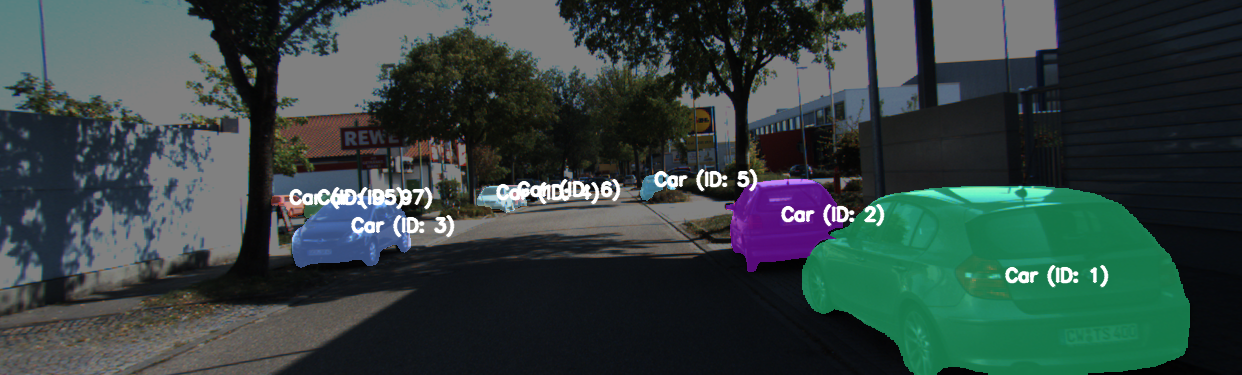
#> input picture DEMO/MOTS_sequence_demo/0001_MOTS_combined/000006.png, 1242 x 375 px; its folder holds 4 pictures in this run
$ python Combine_MOTS_video.py
#> lines starting #> are read from the running program, lines starting #| are printed output that depends on the picture
from PIL import Image
import os

# Define the image folder and output GIF path
image_folder = 'MOTS_sequence_demo/0001_MOTS_combined'
gif_path = 'MOTS_sequence_demo/0001_MOTS_combined/labeled_sequence.gif'

# Get list of images and sort them in order
images = sorted([img for img in os.listdir(image_folder) if img.endswith(".png")])

# Load images into a list
frames = [Image.open(os.path.join(image_folder, image)) for image in images]
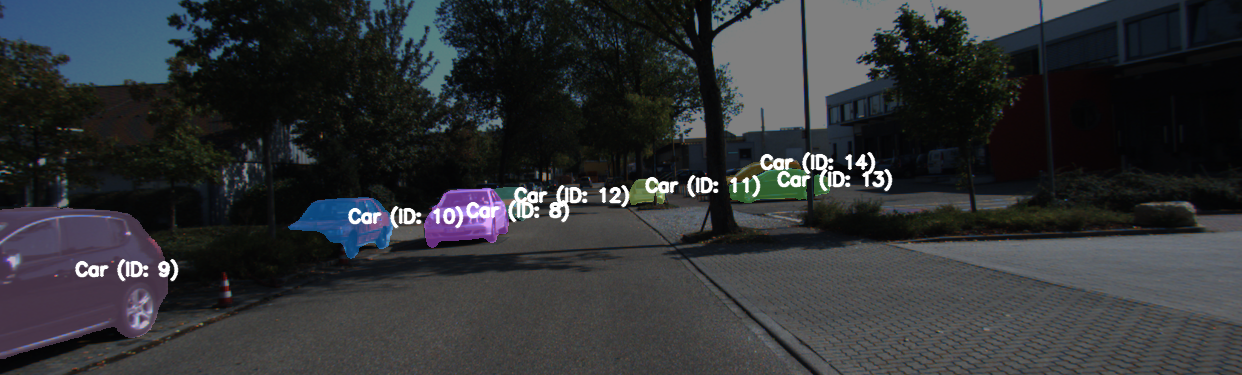
#> input picture DEMO/MOTS_sequence_demo/0001_MOTS_combined/000054.png, 1242 x 375 px
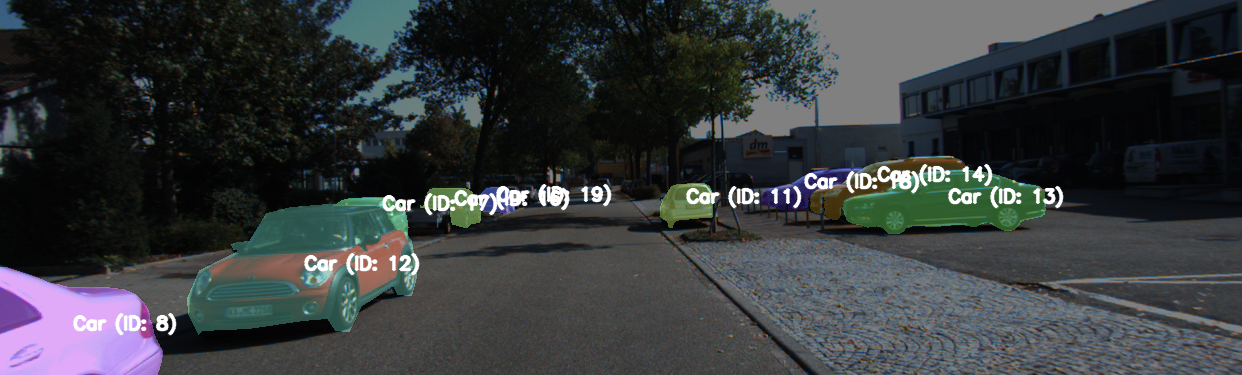
#> input picture DEMO/MOTS_sequence_demo/0001_MOTS_combined/000067.png, 1242 x 375 px
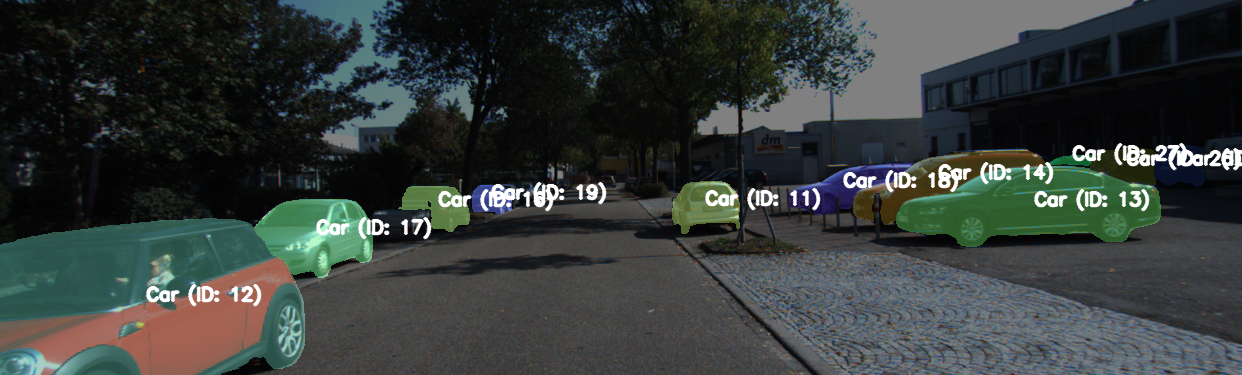
#> input picture DEMO/MOTS_sequence_demo/0001_MOTS_combined/000070.png, 1242 x 375 px

# Save as GIF
frames[0].save(gif_path, format='GIF', append_images=frames[1:], save_all=True, duration=100, loop=0)
print("GIF saved at:", gif_path)
